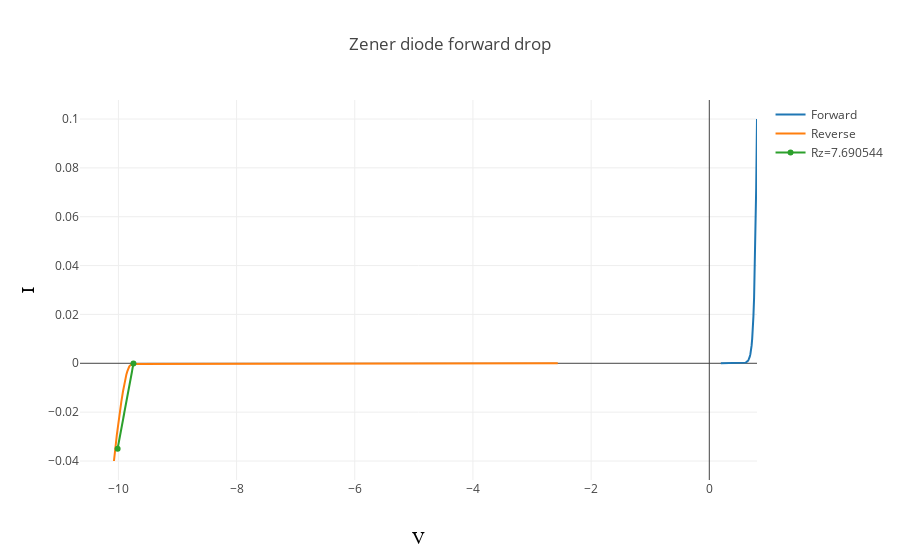

The code cell stored with this chart in its notebook:
### Code cell
tracerev =  go.Scatter(x=np.array(rev['V_A']), y=np.array(rev['I_A']), name='Reverse')
tracefwd = go.Scatter(x=np.array(diode['V_A']), y=np.array(diode['I_A']), name="Forward")
tracevz = go.Scatter(x=[-vz2, -vz1], y=[-i2, -i1], name='Rz=%f' % Rz)

data=[ tracefwd, tracerev, tracevz]
#data= [tracerev]
layout = go.Layout(
    title='Zener diode forward drop',
    xaxis=dict(
        title='V',
        titlefont=dict(
            family='Courier New, monospace',
            size=18,
            color='#000000'
        )
    ),
    yaxis=dict(
        title='I',
        #type='log',
        titlefont=dict(
            family='Courier New, monospace',
            size=18,
            color='#000000'
        )
    )
)


iplot({ 'data': data, "layout": layout })
